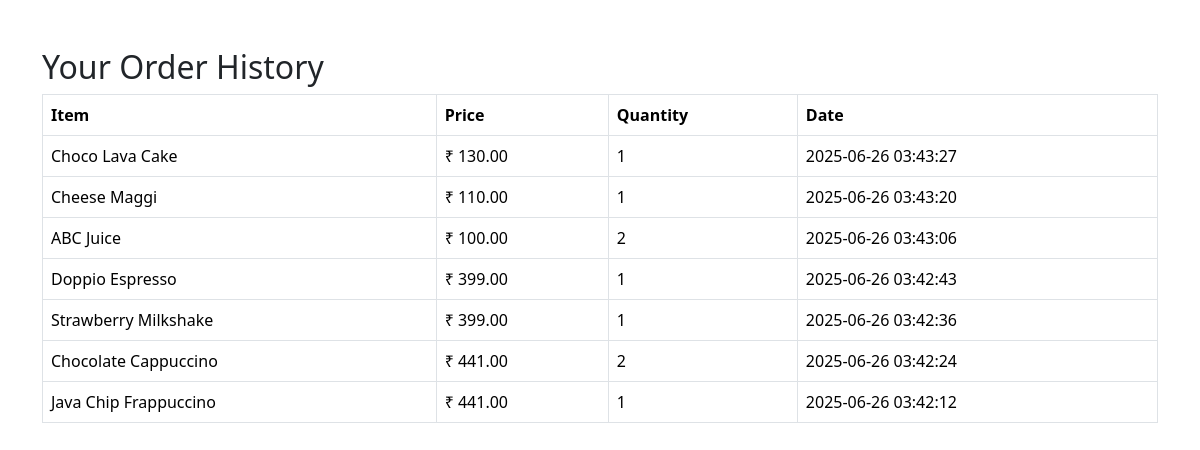
The app's page /order_history.php (signed in) with its own data.
### tables this page shows
CREATE TABLE `orders` (
  `id` int NOT NULL AUTO_INCREMENT,
  `user_id` int NOT NULL,
  `item` varchar(255) NOT NULL,
  `price` decimal(10,2) NOT NULL,
  `quantity` int NOT NULL,
  `order_date` timestamp NULL DEFAULT CURRENT_TIMESTAMP,
  PRIMARY KEY (`id`)
);

### order_history.php (the view, shortened to what this page needs)
<?php
$user_id = $_SESSION['user_id'];
$conn = new mysqli('localhost', 'db_username', 'db_password', 'db_name');
$sql = "SELECT * FROM orders WHERE user_id = ? ORDER BY order_date DESC";
$stmt = $conn->prepare($sql);
$stmt->bind_param('i', $user_id);
$stmt->execute();
$result = $stmt->get_result();
?>
<!DOCTYPE html>
<html>
<head>
    <link href="https://cdn.jsdelivr.net/npm/bootstrap@5.3.3/dist/css/bootstrap.min.css" rel="stylesheet">
</head>
<body>
<div class="container mt-5">
    <h2>Your Order History</h2>
    <?php if ($result->num_rows > 0): ?>
    <table class="table table-bordered">
        <thead>
            <tr>
                <th>Item</th><th>Price</th><th>Quantity</th><th>Date</th>
            </tr>
        </thead>
        <tbody>
            <?php while($row = $result->fetch_assoc()): ?>
            <tr>
                <td><?= htmlspecialchars($row['item']) ?></td>
                <td>₹ <?= htmlspecialchars($row['price']) ?></td>
                <td><?= htmlspecialchars($row['quantity']) ?></td>
                <td><?= htmlspecialchars($row['order_date']) ?></td>
            </tr>
            <?php endwhile; ?>
        </tbody>
    </table>
    <?php else: ?>
        <p>No orders yet.</p>
    <?php endif; ?>
</div>
</body>
</html>

### records on screen
orders: item "Choco Lava Cake", price "130.00", quantity "1", order_date "2025-06-26 03:43:27"
orders: item "Cheese Maggi", price "110.00", quantity "1", order_date "2025-06-26 03:43:20"
orders: item "ABC Juice", price "100.00", quantity "2", order_date "2025-06-26 03:43:06"
orders: item "Doppio Espresso", price "399.00", quantity "1", order_date "2025-06-26 03:42:43"
orders: item "Strawberry Milkshake", price "399.00", quantity "1", order_date "2025-06-26 03:42:36"
orders: item "Chocolate Cappuccino", price "441.00", quantity "2", order_date "2025-06-26 03:42:24"
orders: item "Java Chip Frappuccino", price "441.00", quantity "1", order_date "2025-06-26 03:42:12"
